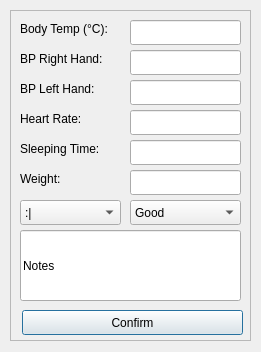
<?xml version="1.0" encoding="UTF-8"?>
<ui version="4.0">
 <class>formWindow</class>
 <widget class="QDialog" name="formWindow">
  <property name="geometry">
   <rect>
    <x>0</x>
    <y>0</y>
    <width>261</width>
    <height>352</height>
   </rect>
  </property>
  <property name="windowTitle">
   <string>Dialog</string>
  </property>
  <widget class="QFrame" name="frame">
   <property name="geometry">
    <rect>
     <x>10</x>
     <y>10</y>
     <width>241</width>
     <height>331</height>
    </rect>
   </property>
   <property name="frameShape">
    <enum>QFrame::StyledPanel</enum>
   </property>
   <property name="frameShadow">
    <enum>QFrame::Raised</enum>
   </property>
   <widget class="QLabel" name="label">
    <property name="geometry">
     <rect>
      <x>10</x>
      <y>10</y>
      <width>111</width>
      <height>17</height>
     </rect>
    </property>
    <property name="text">
     <string>Body Temp (°C):</string>
    </property>
   </widget>
   <widget class="QLineEdit" name="txtBodyTemp">
    <property name="geometry">
     <rect>
      <x>120</x>
      <y>10</y>
      <width>111</width>
      <height>25</height>
     </rect>
    </property>
    <property name="text">
     <string/>
    </property>
   </widget>
   <widget class="QLabel" name="label_2">
    <property name="geometry">
     <rect>
      <x>10</x>
      <y>40</y>
      <width>111</width>
      <height>17</height>
     </rect>
    </property>
    <property name="text">
     <string>BP Right Hand:</string>
    </property>
   </widget>
   <widget class="QLineEdit" name="txtBloodLeft">
    <property name="geometry">
     <rect>
      <x>120</x>
      <y>40</y>
      <width>111</width>
      <height>25</height>
     </rect>
    </property>
    <property name="text">
     <string/>
    </property>
   </widget>
   <widget class="QLabel" name="label_3">
    <property name="geometry">
     <rect>
      <x>10</x>
      <y>70</y>
      <width>111</width>
      <height>17</height>
     </rect>
    </property>
    <property name="text">
     <string>BP Left Hand:</string>
    </property>
   </widget>
   <widget class="QLineEdit" name="txtBloodRight">
    <property name="geometry">
     <rect>
      <x>120</x>
      <y>70</y>
      <width>111</width>
      <height>25</height>
     </rect>
    </property>
    <property name="text">
     <string/>
    </property>
   </widget>
   <widget class="QLabel" name="label_4">
    <property name="geometry">
     <rect>
      <x>10</x>
      <y>100</y>
      <width>111</width>
      <height>17</height>
     </rect>
    </property>
    <property name="text">
     <string>Heart Rate:</string>
    </property>
   </widget>
   <widget class="QLineEdit" name="txtHeartRate">
    <property name="geometry">
     <rect>
      <x>120</x>
      <y>100</y>
      <width>111</width>
      <height>25</height>
     </rect>
    </property>
    <property name="text">
     <string/>
    </property>
   </widget>
   <widget class="QLabel" name="label_5">
    <property name="geometry">
     <rect>
      <x>10</x>
      <y>130</y>
      <width>111</width>
      <height>17</height>
     </rect>
    </property>
    <property name="text">
     <string>Sleeping Time:</string>
    </property>
   </widget>
   <widget class="QLineEdit" name="txtSleep">
    <property name="geometry">
     <rect>
      <x>120</x>
      <y>130</y>
      <width>111</width>
      <height>25</height>
     </rect>
    </property>
    <property name="text">
     <string/>
    </property>
   </widget>
   <widget class="QLabel" name="label_6">
    <property name="geometry">
     <rect>
      <x>10</x>
      <y>160</y>
      <width>111</width>
      <height>17</height>
     </rect>
    </property>
    <property name="text">
     <string>Weight:</string>
    </property>
   </widget>
   <widget class="QLineEdit" name="txtWeight">
    <property name="geometry">
     <rect>
      <x>120</x>
      <y>160</y>
      <width>111</width>
      <height>25</height>
     </rect>
    </property>
    <property name="text">
     <string/>
    </property>
   </widget>
   <widget class="QComboBox" name="cBoxEmotion">
    <property name="geometry">
     <rect>
      <x>10</x>
      <y>190</y>
      <width>101</width>
      <height>25</height>
     </rect>
    </property>
    <item>
     <property name="text">
      <string>:|</string>
     </property>
    </item>
    <item>
     <property name="text">
      <string>:)</string>
     </property>
    </item>
    <item>
     <property name="text">
      <string>:(</string>
     </property>
    </item>
   </widget>
   <widget class="QComboBox" name="cBoxFeeling">
    <property name="geometry">
     <rect>
      <x>120</x>
      <y>190</y>
      <width>111</width>
      <height>25</height>
     </rect>
    </property>
    <item>
     <property name="text">
      <string>Good</string>
     </property>
    </item>
    <item>
     <property name="text">
      <string>Meh</string>
     </property>
    </item>
    <item>
     <property name="text">
      <string>Bad</string>
     </property>
    </item>
   </widget>
   <widget class="QLineEdit" name="txtNotes">
    <property name="geometry">
     <rect>
      <x>10</x>
      <y>220</y>
      <width>221</width>
      <height>71</height>
     </rect>
    </property>
    <property name="text">
     <string>Notes</string>
    </property>
    <property name="placeholderText">
     <string/>
    </property>
   </widget>
   <widget class="QPushButton" name="btnConfirm">
    <property name="geometry">
     <rect>
      <x>12</x>
      <y>300</y>
      <width>221</width>
      <height>25</height>
     </rect>
    </property>
    <property name="text">
     <string>Confirm</string>
    </property>
   </widget>
  </widget>
 </widget>
 <resources/>
 <connections/>
</ui>
